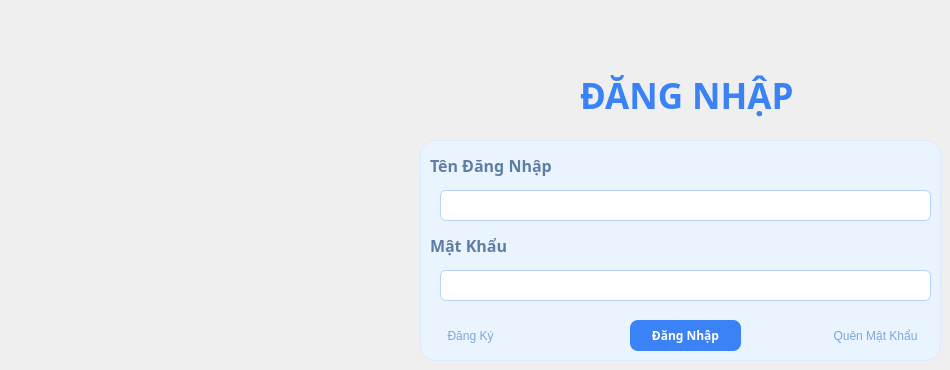
    <widget class="QWidget" name="dn">
     <widget class="QFrame" name="fr_dn">
      <property name="geometry">
       <rect>
        <x>420</x>
        <y>140</y>
        <width>521</width>
        <height>221</height>
       </rect>
      </property>
      <property name="styleSheet">
       <string notr="true">
QFrame#fr_dn {
    background-color: #eaf4ff;
    border-radius: 15px;
    border: 1px solid #dbeafe;
    padding: 20px;
}</string>
      </property>
      <property name="frameShape">
       <enum>QFrame::StyledPanel</enum>
      </property>
      <property name="frameShadow">
       <enum>QFrame::Raised</enum>
      </property>
      <widget class="QLabel" name="lb_tdn_dn">
       <property name="geometry">
        <rect>
         <x>10</x>
         <y>10</y>
         <width>271</width>
         <height>31</height>
        </rect>
       </property>
       <property name="font">
        <font>
         <family>Lexend Black</family>
         <weight>75</weight>
         <bold>true</bold>
        </font>
       </property>
       <property name="styleSheet">
        <string notr="true">QLabel {
    color: #5f7ea3;   /* chữ label xanh nhạt */
    font-weight: 600;
background-color:#eaf4ff;
}</string>
       </property>
       <property name="text">
        <string>&lt;html&gt;&lt;head/&gt;&lt;body&gt;&lt;p&gt;&lt;span style=&quot; font-size:12pt;&quot;&gt;Tên Đăng Nhập&lt;/span&gt;&lt;/p&gt;&lt;/body&gt;&lt;/html&gt;</string>
       </property>
      </widget>
      <widget class="QLineEdit" name="lne_tdn_dn">
       <property name="geometry">
        <rect>
         <x>20</x>
         <y>50</y>
         <width>491</width>
         <height>31</height>
        </rect>
       </property>
       <property name="styleSheet">
        <string notr="true">QLineEdit {
    background-color: white;
    border: 1px solid #b6d4fe;
    border-radius: 6px;
    padding: 6px;
}

QLineEdit:focus {
    border: 1px solid #3b82f6;
}</string>
       </property>
      </widget>
      <widget class="QLabel" name="lb_mk_dn">
       <property name="geometry">
        <rect>
         <x>10</x>
         <y>90</y>
         <width>271</width>
         <height>31</height>
        </rect>
       </property>
       <property name="font">
        <font>
         <family>Lexend Black</family>
         <weight>75</weight>
         <bold>true</bold>
        </font>
       </property>
       <property name="styleSheet">
        <string notr="true">QLabel {
    color: #5f7ea3;   /* chữ label xanh nhạt */
    font-weight: 600;
background-color:#eaf4ff;
}
</string>
       </property>
       <property name="text">
        <string>&lt;html&gt;&lt;head/&gt;&lt;body&gt;&lt;p&gt;&lt;span style=&quot; font-size:12pt;&quot;&gt;Mật Khẩu&lt;/span&gt;&lt;/p&gt;&lt;/body&gt;&lt;/html&gt;</string>
       </property>
      </widget>
      <widget class="QLineEdit" name="lnex_mk_dn">
       <property name="geometry">
        <rect>
         <x>20</x>
         <y>130</y>
         <width>491</width>
         <height>31</height>
        </rect>
       </property>
       <property name="styleSheet">
        <string notr="true">QLineEdit {
    background-color: white;
    border: 1px solid #b6d4fe;
    border-radius: 6px;
    padding: 6px;
}

QLineEdit:focus {
    border: 1px solid #3b82f6;
}</string>
       </property>
       <property name="text">
        <string/>
       </property>
       <property name="echoMode">
        <enum>QLineEdit::Password</enum>
       </property>
      </widget>
      <widget class="QPushButton" name="pb_dn">
       <property name="geometry">
        <rect>
         <x>210</x>
         <y>180</y>
         <width>111</width>
         <height>31</height>
        </rect>
       </property>
       <property name="font">
        <font>
         <family>Lexend</family>
         <weight>75</weight>
         <bold>true</bold>
        </font>
       </property>
       <property name="styleSheet">
        <string notr="true">
QPushButton {
    background-color: #3b82f6;
    color: white;
    border: none;
    border-radius: 8px;
    padding: 6px 20px;
    font-weight: 600;
}

QPushButton:hover {
    background-color: #2563eb;
}

QPushButton:pressed {
    background-color: #1d4ed8;
}</string>
       </property>
       <property name="text">
        <string>Đăng Nhập</string>
       </property>
      </widget>
      <widget class="QPushButton" name="pb_qmk_dn">
       <property name="geometry">
        <rect>
         <x>400</x>
         <y>180</y>
         <width>111</width>
         <height>31</height>
        </rect>
       </property>
       <property name="font">
        <font>
         <pointsize>-1</pointsize>
        </font>
       </property>
       <property name="styleSheet">
        <string notr="true">QPushButton{
    background: transparent;
    border: none;
    color: #7fa6d9;
    font-size: 12px;
}

QPushButton:hover{
    color: #3b82f6;
    text-decoration: underline;
}

QPushButton:pressed{
    color: #2563eb;
}</string>
       </property>
       <property name="text">
        <string>Quên Mật Khẩu</string>
       </property>
      </widget>
      <widget class="QPushButton" name="pb_dk_dn">
       <property name="geometry">
        <rect>
         <x>20</x>
         <y>180</y>
         <width>61</width>
         <height>31</height>
        </rect>
       </property>
       <property name="font">
        <font>
         <pointsize>-1</pointsize>
        </font>
       </property>
       <property name="styleSheet">
        <string notr="true">QPushButton{
    background: transparent;
    border: none;
    color: #7fa6d9;
    font-size: 12px;
}

QPushButton:hover{
    color: #3b82f6;
    text-decoration: underline;
}

QPushButton:pressed{
    color: #2563eb;
}</string>
       </property>
       <property name="text">
        <string>Đăng Ký</string>
       </property>
      </widget>
     </widget>
     <widget class="QLabel" name="lb_dn">
      <property name="geometry">
       <rect>
        <x>580</x>
        <y>70</y>
        <width>231</width>
        <height>51</height>
       </rect>
      </property>
      <property name="font">
       <font>
        <family>Lexend Black</family>
        <weight>75</weight>
        <bold>true</bold>
       </font>
      </property>
      <property name="styleSheet">
       <string notr="true">color: #3b82f6;</string>
      </property>
      <property name="text">
       <string>&lt;html&gt;&lt;head/&gt;&lt;body&gt;&lt;p&gt;&lt;span style=&quot; font-size:26pt;&quot;&gt;ĐĂNG NHẬP &lt;/span&gt;&lt;/p&gt;&lt;/body&gt;&lt;/html&gt;</string>
      </property>
     </widget>
    </widget>
